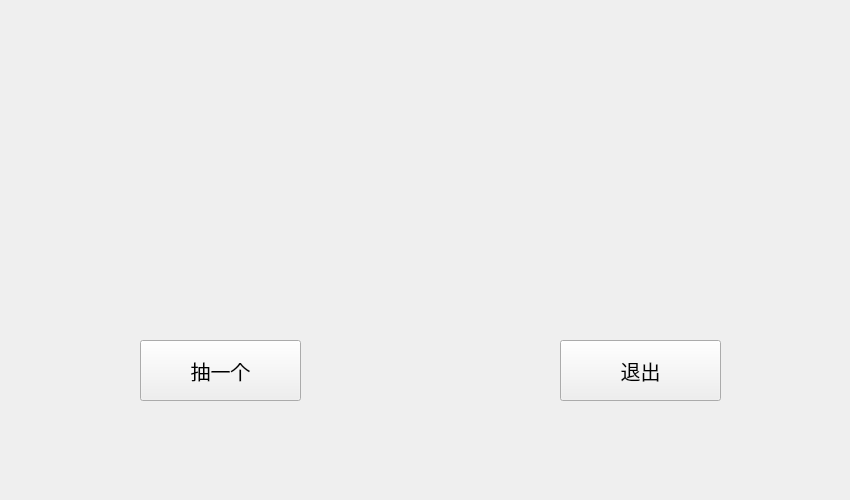
<?xml version="1.0" encoding="UTF-8"?>
<ui version="4.0">
 <class>RandomChoose</class>
 <widget class="QWidget" name="RandomChoose">
  <property name="enabled">
   <bool>true</bool>
  </property>
  <property name="geometry">
   <rect>
    <x>0</x>
    <y>0</y>
    <width>850</width>
    <height>500</height>
   </rect>
  </property>
  <property name="windowTitle">
   <string>RandomChoose</string>
  </property>
  <widget class="QPushButton" name="onceagain">
   <property name="geometry">
    <rect>
     <x>140</x>
     <y>340</y>
     <width>161</width>
     <height>61</height>
    </rect>
   </property>
   <property name="font">
    <font>
     <pointsize>15</pointsize>
    </font>
   </property>
   <property name="text">
    <string>抽一个</string>
   </property>
  </widget>
  <widget class="QPushButton" name="quitQt">
   <property name="geometry">
    <rect>
     <x>560</x>
     <y>340</y>
     <width>161</width>
     <height>61</height>
    </rect>
   </property>
   <property name="font">
    <font>
     <pointsize>15</pointsize>
    </font>
   </property>
   <property name="text">
    <string>退出</string>
   </property>
  </widget>
  <widget class="QLabel" name="info">
   <property name="geometry">
    <rect>
     <x>200</x>
     <y>100</y>
     <width>421</width>
     <height>81</height>
    </rect>
   </property>
   <property name="font">
    <font>
     <pointsize>35</pointsize>
    </font>
   </property>
   <property name="text">
    <string extracomment="maininfo"/>
   </property>
   <property name="alignment">
    <set>Qt::AlignCenter</set>
   </property>
   <property name="wordWrap">
    <bool>true</bool>
   </property>
  </widget>
  <widget class="QLabel" name="timeandroundtips">
   <property name="geometry">
    <rect>
     <x>243</x>
     <y>416</y>
     <width>341</width>
     <height>71</height>
    </rect>
   </property>
   <property name="font">
    <font>
     <pointsize>15</pointsize>
    </font>
   </property>
   <property name="text">
    <string/>
   </property>
   <property name="alignment">
    <set>Qt::AlignCenter</set>
   </property>
   <property name="wordWrap">
    <bool>true</bool>
   </property>
  </widget>
 </widget>
 <resources/>
 <connections>
  <connection>
   <sender>quitQt</sender>
   <signal>clicked()</signal>
   <receiver>RandomChoose</receiver>
   <slot>close()</slot>
   <hints>
    <hint type="sourcelabel">
     <x>640</x>
     <y>370</y>
    </hint>
    <hint type="destinationlabel">
     <x>424</x>
     <y>249</y>
    </hint>
   </hints>
  </connection>
 </connections>
</ui>
